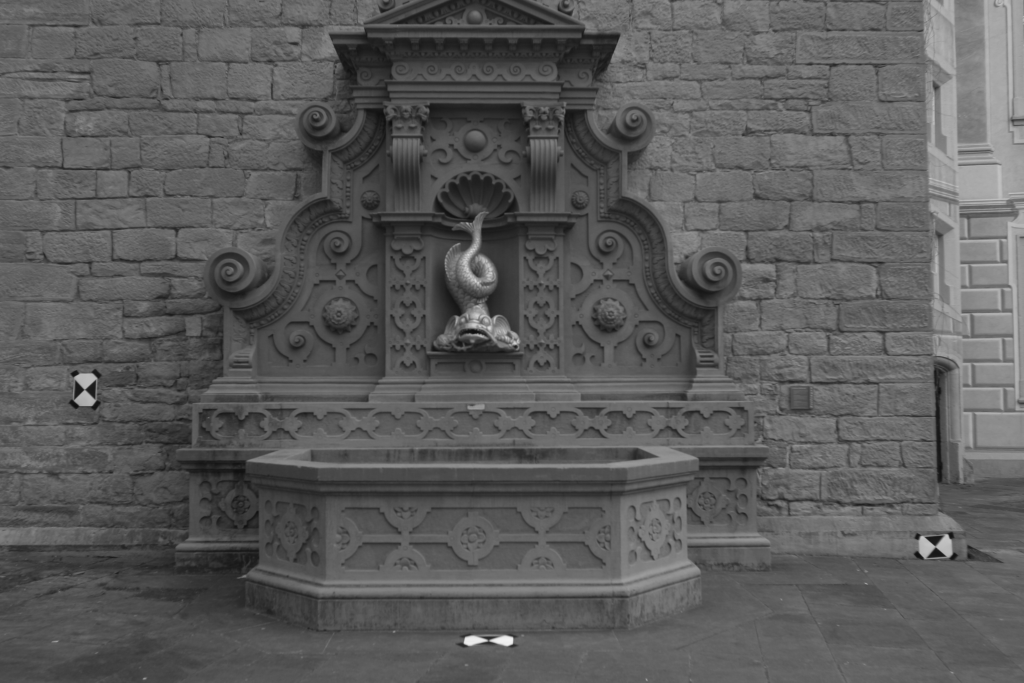
#> input picture data/test/left_loaded.png, 3072 x 2048 px, given in place of Left.png, which was not available (shown at 1/3 size)
$ python main.py
#> lines starting #> are read from the running program, lines starting #| are printed output that depends on the picture; pictures that were not available may be replaced by others from this repository, and a replacement may not be noted
### scripts/Scene3D/SceneClass.py
import cv2
import numpy as np
import os
import matplotlib.pyplot as plt
from mpl_toolkits.mplot3d import Axes3D


#%%
class SceneReconstruction3D:
    def __init__(self, K, d):
        self.K = K
        self.K_inv = np.linalg.inv(K)
        self.d = d

    def loadImgs(self, img1_path, img2_path, scale = 100):

        img1 = cv2.cvtColor(cv2.imread(img1_path), cv2.COLOR_BGR2GRAY)
        width = int(img1.shape[1] * scale / 100)
        height = int(img1.shape[0] * scale / 100)
        dim = (width, height)
        self.img1 = cv2.resize(img1, dim, interpolation=cv2.INTER_AREA)

        img2 = cv2.cvtColor(cv2.imread(img2_path), cv2.COLOR_BGR2GRAY)
        width = int(img2.shape[1] * scale / 100)
        height = int(img2.shape[0] * scale / 100)
        dim = (width, height)
        self.img2 = cv2.resize(img2, dim, interpolation=cv2.INTER_AREA)

        self.img1 = cv2.undistort(self.img1, self.K, self.d)
        self.img2 = cv2.undistort(self.img2, self.K, self.d)

        base = "/".join(img1_path.split("\\")[:-1])
        cv2.imwrite(os.path.join(base,"left_loaded.png"), self.img1)
        cv2.imwrite(os.path.join(base, "right_loaded.png"),self.img2)

    def rootSIFT(self):

        class RootSIFT:
            def __init__(self):
                self.extractor = cv2.xfeatures2d.SIFT_create()

            def compute(self, image, kps, eps=1e-7):
                (kps, descs) = self.extractor.compute(image, kps)
                if len(kps) == 0:
                    return ([], None)

                descs /= (descs.sum(axis=1, keepdims=True) + eps)
                descs = np.sqrt(descs)
                return (kps, descs)

        class InnerFeatures:
            def __init__(self, kps, des, pos):
                self.kps = kps
                self.des = des
                self.pos = pos

        def innerRootSIFT(img):
            sift = cv2.xfeatures2d.SIFT_create()
            (kps, descs) = sift.detectAndCompute(img, None)

            rs = RootSIFT()
            (kps, descs) = rs.compute(img, kps)
            pos = [np.array([x.pt[0], x.pt[1]]) for x in kps]

            return kps, descs, pos
        kps1, desc1, pos1 = innerRootSIFT(self.img1)
        kps2, desc2, pos2 = innerRootSIFT(self.img2)
        self.feature_1 = InnerFeatures(kps1, desc1, pos1)
        self.feature_2 = InnerFeatures(kps2, desc2, pos2)

    def matcher(self):
        FLANN_INDEX_KDTREE = 0
        index_params = dict(algorithm=FLANN_INDEX_KDTREE, trees=5)
        search_params = dict(checks=50)
        flann = cv2.FlannBasedMatcher(index_params, search_params)
        matches = flann.knnMatch(self.feature_1.des, self.feature_2.des, k=2)

        good = []
        pts1 = []
        pts2 = []

        for i, (m, n) in enumerate(matches):
            if m.distance < 0.8 * n.distance:
                good.append(m)
                pts2.append(self.feature_2.kps[m.trainIdx].pt)
                pts1.append(self.feature_1.kps[m.queryIdx].pt)

        self.match_pts1 = np.around(pts1)
        self.match_pts2 = np.around(pts2)

    def LPMatcher(self, pts1, pts2, correspondences):
        print(pts1.shape, pts2.shape, correspondences.shape)

    def fundamental_matrix(self):
        self.F, self.Fmask = cv2.findFundamentalMat(self.match_pts1,
                                                    self.match_pts2,
                                                    cv2.FM_RANSAC, 0.1, 0.99)

    def essential_matrix(self):
        self.E = self.K.T.dot(self.F).dot(self.K)

    def _find_camera_matrices_rt(self):
        U, S, Vt = np.linalg.svd(self.E)
        W = np.array([0.0, -1.0, 0.0, 1.0, 0.0, 0.0, 0.0, 0.0,
                      1.0]).reshape(3, 3)
        first_inliers = []
        second_inliers = []
        for i in range(len(self.Fmask)):
            if self.Fmask[i]:
                first_inliers.append(self.K_inv.dot([self.match_pts1[i][0],
                                                     self.match_pts1[i][1], 1.0]))
                second_inliers.append(self.K_inv.dot([self.match_pts2[i][0],
                                                      self.match_pts2[i][1], 1.0]))

        R = U.dot(W).dot(Vt)
        T = U[:, 2]
        if not self._in_front_of_both_cameras(first_inliers, second_inliers,
                                              R, T):
            T = - U[:, 2]

        if not self._in_front_of_both_cameras(first_inliers, second_inliers,
                                              R, T):
            R = U.dot(W.T).dot(Vt)
            T = U[:, 2]

            if not self._in_front_of_both_cameras(first_inliers,
                                                  second_inliers, R, T):
                T = - U[:, 2]

        self.match_inliers1 = first_inliers
        self.match_inliers2 = second_inliers
        self.Rt1 = np.hstack((np.eye(3), np.zeros((3, 1))))
        self.Rt2 = np.hstack((R, T.reshape(3, 1)))

    def _in_front_of_both_cameras(self, first_points, second_points, rot,
                                  trans):
        """Determines whether point correspondences are in front of both
           images"""
        rot_inv = rot
        for first, second in zip(first_points, second_points):
            first_z = np.dot(rot[0, :] - second[0]*rot[2, :],
                             trans) / np.dot(rot[0, :] - second[0]*rot[2, :],
                                             second)
            first_3d_point = np.array([first[0] * first_z,
                                       second[0] * first_z, first_z])
            second_3d_point = np.dot(rot.T, first_3d_point) - np.dot(rot.T,
                                                                     trans)

            if first_3d_point[2] < 0 or second_3d_point[2] < 0:
                return False

        return True
    def triangulation(self):

        scene.rootSIFT()
        scene.matcher()
        scene.fundamental_matrix()
        scene.essential_matrix()
        scene._find_camera_matrices_rt()

        first_inliers = np.array(self.match_inliers1).reshape(-1, 3)[:, :2]
        second_inliers = np.array(self.match_inliers2).reshape(-1, 3)[:, :2]


        self.pts4D = cv2.triangulatePoints(self.Rt1, self.Rt2, first_inliers.T, second_inliers.T).T
        self.pts3D = self.pts4D[:, :3] / np.repeat(self.pts4D[:, 3], 3).reshape(-1, 3)

        self.Ys = self.pts3D[:, 0]
        self.Zs = self.pts3D[:, 1]
        self.Xs = self.pts3D[:, 2]
        fig = plt.figure()
        ax = fig.add_subplot(111, projection='3d')
        ax.scatter(self.Xs, self.Ys, self.Zs, c='r', marker='o')
        ax.set_xlabel('Y')
        ax.set_ylabel('Z')
        ax.set_zlabel('X')
        plt.title('3D point cloud: Use pan axes button below to inspect')
        plt.show()


#%%

K = np.array([[2759.48 / 4, 0, 1520.69 / 4,
               0, 2764.16 / 4, 1006.81 / 4,
               0, 0, 1]]).reshape(3, 3)
d = np.array([0.0, 0.0, 0.0, 0.0, 0.0]).reshape(1, 5)


scene = SceneReconstruction3D(K,d)
BASE = os.getcwd()
img1_path = os.path.join(BASE, "data","test","Left.png")
img2_path = os.path.join(BASE, "data","test","Right.png")
scene.loadImgs(img1_path, img2_path, scale=100)
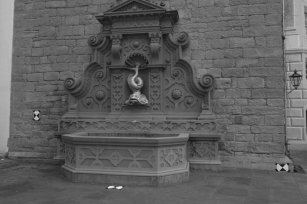
#> input picture data/test/right_loaded.png, 307 x 204 px, given in place of Right.png, which was not available
scene.triangulation()
#> in innerRootSIFT, `(kps, descs) = sift.detectAndCompute(img, None)`: kps = 4192 keypoints; strongest (x, y, size): (1517, 1922, 24.8), (1414, 1922, 24.2), (2804, 1620, 19.5), (2809, 1659, 17.8)
#> in innerRootSIFT, `pos = [np.array([x.pt[0], x.pt[1]]) for x in kps]`: pos = 4192 pairs, first value 7.45 to 3063.9, second value 3.29 to 2039.8
#> in rootSIFT, `kps1, desc1, pos1 = innerRootSIFT(self.img1)`: kps1 has the same summary as kps in innerRootSIFT; pos1 has the same summary as pos in innerRootSIFT
#> in innerRootSIFT (call 2), `(kps, descs) = sift.detectAndCompute(img, None)`: kps = 261 keypoints; strongest (x, y, size): (119, 187, 2.4), (36, 118, 2.4), (36, 112, 2.5), (286, 167, 3.2)
#> in rootSIFT, `kps2, desc2, pos2 = innerRootSIFT(self.img2)`: kps2 has the same summary as kps in innerRootSIFT; pos2 = 261 pairs, first value 6.22 to 304, second value 3.48 to 187.4
#> in __init__, `self.kps = kps`: self.kps = 4192 keypoints; strongest (x, y, size): (1517, 1922, 24.8), (1414, 1922, 24.2), (2804, 1620, 19.5), (2809, 1659, 17.8)
#> in __init__, `self.pos = pos`: self.pos has the same summary as pos in innerRootSIFT
#> in __init__ (call 2), `self.kps = kps`: self.kps has the same summary as kps in innerRootSIFT
#> in matcher, `matches = flann.knnMatch(self.feature_1.des, self.feature_2.des, k=2)`: matches = 4192 matches
#> after the loop in matcher, `for i, (m, n) in enumerate(matches):`: good = 175 matches; pts1 = 175 pairs, first value 95.25 to 3018.4, second value 77.48 to 1922; pts2 = 175 pairs, first value 22.6 to 295.6, second value 3.48 to 187.4
#> in matcher, `self.match_pts1 = np.around(pts1)`: self.match_pts1 = 175 pairs, first value 95 to 3018, second value 77 to 1922
#> in matcher, `self.match_pts2 = np.around(pts2)`: self.match_pts2 = 175 pairs, first value 23 to 296, second value 3 to 187
#> in fundamental_matrix, `self.F, self.Fmask = cv2.findFundamentalMat(self.match_pts1, self.matc..`: self.F = [[1.3e-07, -2.2e-05, 0.052], [2.19e-05, 3.06e-06, -0.141], [-0.00525, 0.013, 1]]; self.Fmask = 175 values, max 1 at index 6, min 0 at index 0, mean 0.08
#> in essential_matrix, `self.E = self.K.T.dot(self.F).dot(self.K)`: self.E = [[0.0617, -10.5, 32.07], [10.42, 1.46, -91.04], [0.207, 3.71, -13.22]]
#> in _find_camera_matrices_rt, `U, S, Vt = np.linalg.svd(self.E)`: U = [[0.331, 0.884, 0.33], [-0.934, 0.357, -0.0207], [-0.136, -0.301, 0.944]]; S = [98.05, 10.55, 4.4e-15]; Vt = [[-0.0993, -0.0545, 0.994], [0.352, -0.936, -0.0161], [-0.931, -0.348, -0.112]]
#> after the loop in _find_camera_matrices_rt, `for i in range(len(self.Fmask)):`: first_inliers = [[-0.209, 1.33, 1], [-0.209, 1.33, 1], [0.787, 0.542, 1], [0.861, 0.511, 1], [1.14, 1.62, 1], [1.14, 1.62, 1], [1.29, -0.178, 1], [1.41, 0.938, 1], [1.52, 0.626, 1], [1.52, 0.226, 1], [1.52, 0.226, 1], [1.62, 0.67, 1], [2.86, 1.32, 1], [3.82, 1.11, 1]]; second_inliers = 14 items, first 6: [-0.142, -0.12, 1], [-0.142, -0.12, 1], [-0.421, -0.27, 1], [-0.413, -0.273, 1], [-0.395, -0.169, 1], [-0.395, -0.169, 1]
#> in _find_camera_matrices_rt, `R = U.dot(W).dot(Vt)`: R = [[-0.511, 0.146, 0.847], [0.312, -0.886, 0.342], [-0.8, -0.439, -0.408]]
#> in _find_camera_matrices_rt, `T = U[:, 2]`: T = [0.33, -0.0207, 0.944]
#> in _in_front_of_both_cameras, `rot_inv = rot`: rot_inv has the same summary as R in _find_camera_matrices_rt
#> the loop in _in_front_of_both_cameras, `for first, second in zip(first_points, second_points):` made 1 pass
#> (first, second, first_z, first_3d_point, second_3d_point) on pass 1: ([-0.209, 1.33, 1], [-0.142, -0.12, 1], 0.618, [-0.129, -0.0879, 0.618], [0.475, 0.135, -0.279])
#> in _find_camera_matrices_rt, `T = - U[:, 2]`: T = [-0.33, 0.0207, -0.944]
#> the loop in _in_front_of_both_cameras, `for first, second in zip(first_points, second_points):` made 1 pass
#> (first, second, first_z, first_3d_point, second_3d_point) on pass 1: ([-0.209, 1.33, 1], [-0.142, -0.12, 1], -0.618, [0.129, 0.0879, -0.618], [-0.475, -0.135, 0.279])
#> in _find_camera_matrices_rt, `R = U.dot(W.T).dot(Vt)`: R = [[-0.103, -0.376, -0.921], [-0.274, 0.901, -0.337], [-0.956, -0.217, 0.196]]
#> in _find_camera_matrices_rt, `T = U[:, 2]`: T = [0.33, -0.0207, 0.944]
#> the loop in _in_front_of_both_cameras, `for first, second in zip(first_points, second_points):` made 3 passes
#> (first, second, first_z, first_3d_point, second_3d_point) on passes 1 to 3: ([-0.209, 1.33, 1], [-0.142, -0.12, 1], 1.13, [-0.236, -0.16, 1.13], [-0.0789, 0.0472, 0.604]), ([-0.209, 1.33, 1], [-0.142, -0.12, 1], 1.13, [-0.236, -0.16, 1.13], [-0.0789, 0.0472, 0.604]), ([0.787, 0.542, 1], [-0.421, -0.27, 1], 1.9, [1.49, -0.799, 1.9], [-0.82, -1.35, -0.622])
#> in _find_camera_matrices_rt, `T = - U[:, 2]`: T = [-0.33, 0.0207, -0.944]
#> in _find_camera_matrices_rt, `self.match_inliers1 = first_inliers`: self.match_inliers1 has the same summary as first_inliers
#> in _find_camera_matrices_rt, `self.match_inliers2 = second_inliers`: self.match_inliers2 has the same summary as second_inliers
#> in _find_camera_matrices_rt, `self.Rt2 = np.hstack((R, T.reshape(3, 1)))`: self.Rt2 = [[-0.103, -0.376, -0.921, -0.33], [-0.274, 0.901, -0.337, 0.0207], [-0.956, -0.217, 0.196, -0.944]]
#> in triangulation, `first_inliers = np.array(self.match_inliers1).reshape(-1, 3)[:, :2]`: first_inliers = 14 rows, first 8: [-0.209, 1.33], [-0.209, 1.33], [0.787, 0.542], [0.861, 0.511], [1.14, 1.62], [1.14, 1.62], [1.29, -0.178], [1.41, 0.938]
#> in triangulation, `second_inliers = np.array(self.match_inliers2).reshape(-1, 3)[:, :2]`: second_inliers = 14 rows, first 8: [-0.142, -0.12], [-0.142, -0.12], [-0.421, -0.27], [-0.413, -0.273], [-0.395, -0.169], [-0.395, -0.169], [-0.377, -0.34], [-0.363, -0.234]
#> in triangulation, `self.pts4D = cv2.triangulatePoints(self.Rt1, self.Rt2, first_inliers.T..`: self.pts4D = 14 rows, first 6: [-0.0472, -0.232, -0.257, 0.937], [-0.0472, -0.232, -0.257, 0.937], [-0.346, -0.183, -0.414, 0.822], [-0.362, -0.175, -0.403, 0.822], [-0.388, -0.324, -0.265, 0.821], [-0.388, -0.324, -0.265, 0.821]
#> in triangulation, `self.pts3D = self.pts4D[:, :3] / np.repeat(self.pts4D[:, 3], 3).reshap..`: self.pts3D = 14 rows, first 8: [-0.0504, -0.247, -0.274], [-0.0504, -0.247, -0.274], [-0.421, -0.222, -0.503], [-0.44, -0.212, -0.491], [-0.472, -0.395, -0.322], [-0.472, -0.395, -0.322], [-0.526, -0.0382, -0.419], [-0.544, -0.284, -0.364]
#> in triangulation, `self.Ys = self.pts3D[:, 0]`: self.Ys = [-0.0504, -0.0504, -0.421, -0.44, -0.472, -0.472, -0.526, -0.544, -0.568, -0.569, -0.569, -0.581, -0.683, -0.82]
#> in triangulation, `self.Zs = self.pts3D[:, 1]`: self.Zs = [-0.247, -0.247, -0.222, -0.212, -0.395, -0.395, -0.0382, -0.284, -0.222, -0.138, -0.138, -0.228, -0.287, -0.267]
#> in triangulation, `self.Xs = self.pts3D[:, 2]`: self.Xs = [-0.274, -0.274, -0.503, -0.491, -0.322, -0.322, -0.419, -0.364, -0.371, -0.383, -0.383, -0.357, -0.235, -0.217]
#> in triangulation, `plt.show()`:
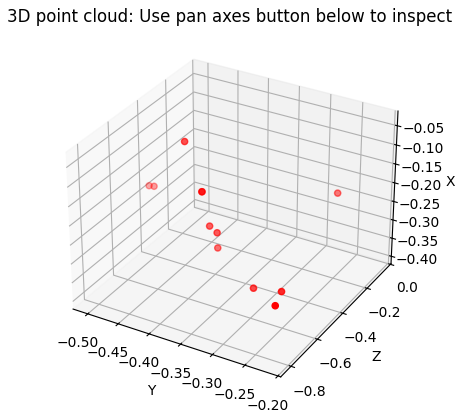
#> figure drawn by matplotlib, 1 panel
print(scene.match_pts1)
#> (printed output is left out)

### main.py
#%%
import cv2
import numpy as np
import scripts.Scene3D.SceneClass
global base_path
base_path = "data\\test\\"


img1_path = "data/test/001_L.png"
img2_path = "data/test/001_R.png"


class RootSIFT:
    def __init__(self):
        self.extractor = cv2.xfeatures2d.SIFT_create()

    def compute(self, image, kps, eps=1e-7):
        (kps, descs) = self.extractor.compute(image, kps)
        if len(kps) == 0:
            return ([], None)

        descs /= (descs.sum(axis=1, keepdims=True) + eps)
        descs = np.sqrt(descs)
        return (kps, descs)

#%%


def rootSIFT(img_path, resize = False, n_kp = 100):
    image = cv2.imread(img_path)
    gray = cv2.cvtColor(image, cv2.COLOR_BGR2GRAY)
    if resize:
        scale_percent = 10    # percent of original size
        width = int(image.shape[1] * scale_percent / 100)
        height = int(image.shape[0] * scale_percent / 100)
        dim = (width, height)
        gray = cv2.resize(gray, dim, interpolation = cv2.INTER_AREA)
    if n_kp == 0:
        sift = cv2.xfeatures2d.SIFT_create()
    else:
        sift = cv2.xfeatures2d.SIFT_create(n_kp)

    (kps, descs) = sift.detectAndCompute(gray, None)
    rs = RootSIFT()
    (kps, descs) = rs.compute(gray, kps)
    img = cv2.drawKeypoints(gray, kps, None,flags=cv2.DRAW_MATCHES_FLAGS_DRAW_RICH_KEYPOINTS)
    cv2.imwrite(base_path+'test_kp_'+img_path.split("_")[1], img)

    pos = [np.array([x.pt[0], x.pt[1]]) for x in kps]

    return np.array(pos)

res = rootSIFT(img1_path, n_kp=0)
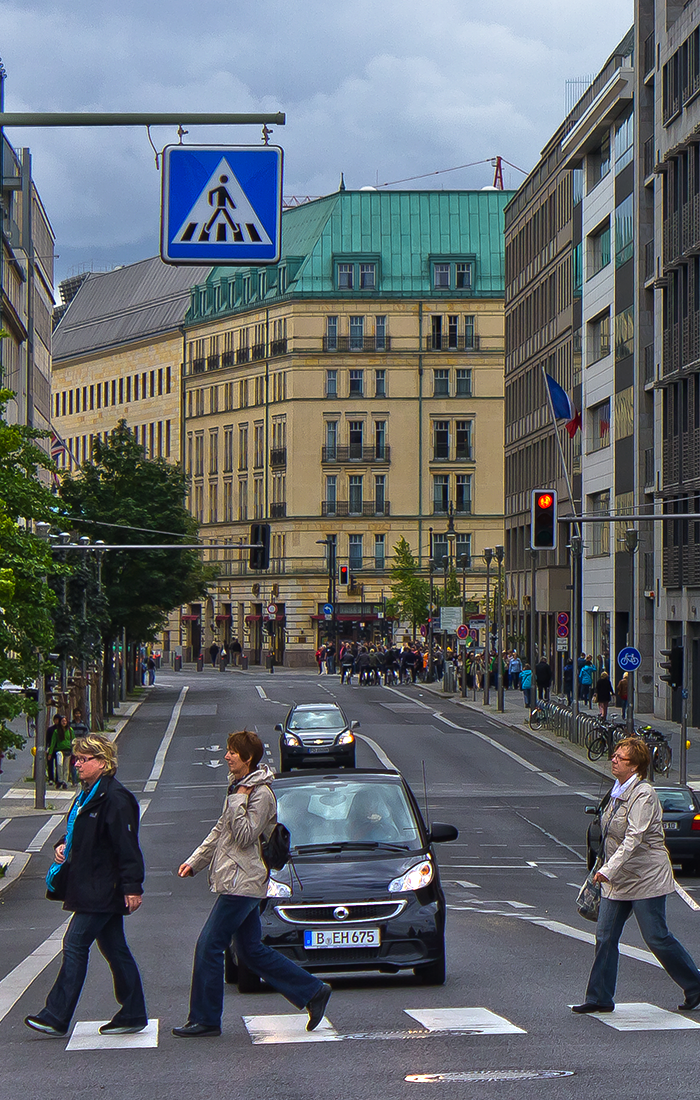
#> input picture data/test/001_L.png, 700 x 1100 px
#> in rootSIFT, image is the input picture: shape (1100, 700, 3); mean B, G, R 108.2, 104.1, 99.1
#> in rootSIFT, `(kps, descs) = sift.detectAndCompute(gray, None)`: kps = 4251 keypoints; strongest (x, y, size): (379, 673, 1.9), (655, 748, 2), (428, 855, 2.4), (402, 650, 1.9)
#> in rootSIFT, `img = cv2.drawKeypoints(gray, kps, None,flags=cv2.DRAW_MATCHES_FLAGS_D..`:
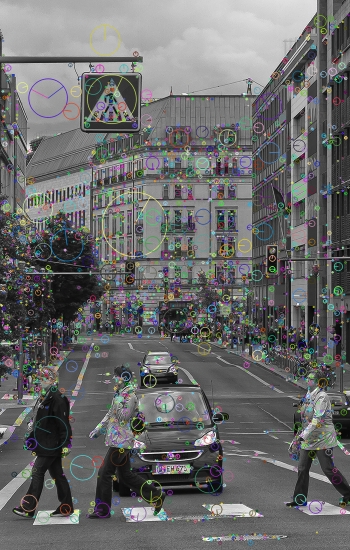
#> img: shape (1100, 700, 3) (shown at 1/2 size); mean of channels 0, 1, 2 106.5, 106.7, 106.1; drawn as B, G, R
#> in rootSIFT, `pos = [np.array([x.pt[0], x.pt[1]]) for x in kps]`: pos = 4251 pairs, first value 2.48 to 696.4, second value 30.22 to 1085.4
#> res has the same summary as pos in rootSIFT
res = rootSIFT(img2_path, n_kp=0)
#> call 2 of rootSIFT, with img_path = 'data/test/001_R.png', resize = False, n_kp = 0
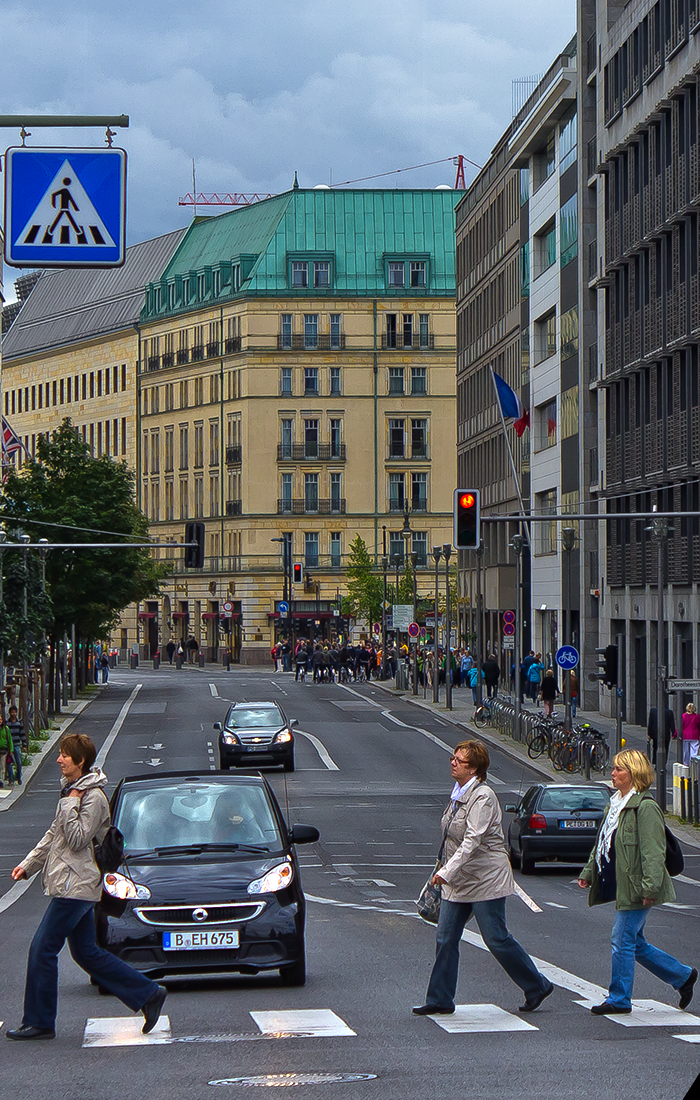
#> input picture data/test/001_R.png, 700 x 1100 px
#> in rootSIFT, image is the input picture: shape (1100, 700, 3); mean B, G, R 108.3, 102, 94.7
#> in rootSIFT (call 2), `gray = cv2.cvtColor(image, cv2.COLOR_BGR2GRAY)`:
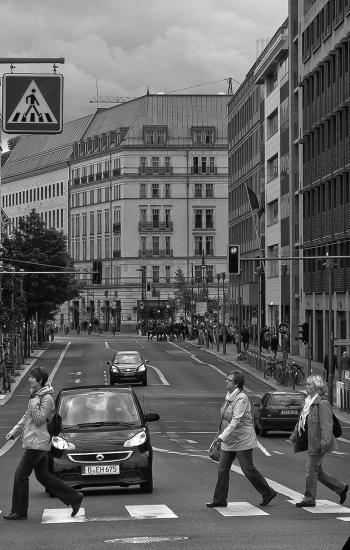
#> gray: shape (1100, 700) (shown at 1/2 size); min 0, max 255, mean 100.5
#> in rootSIFT (call 2), `(kps, descs) = sift.detectAndCompute(gray, None)`: kps = 4413 keypoints; strongest (x, y, size): (333, 671, 1.9), (288, 856, 2.3), (395, 645, 1.8), (205, 913, 2.9)
#> in rootSIFT (call 2), `img = cv2.drawKeypoints(gray, kps, None,flags=cv2.DRAW_MATCHES_FLAGS_D..`:
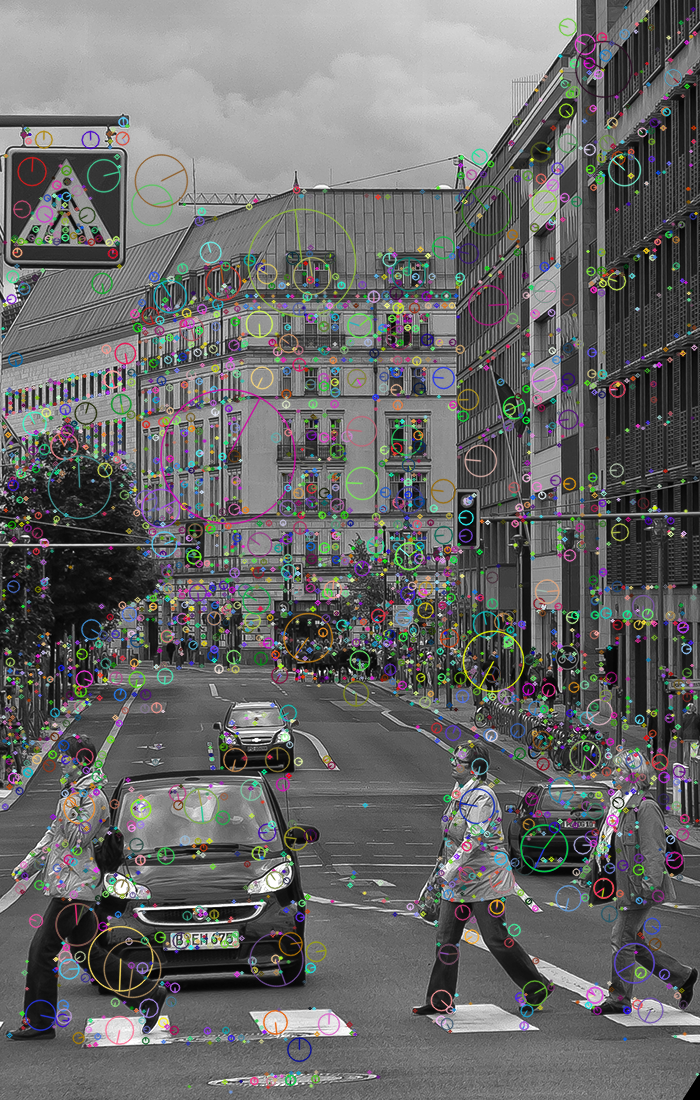
#> img: shape (1100, 700, 3); mean of channels 0, 1, 2 103.9, 104.2, 104.3; drawn as B, G, R
#> in rootSIFT (call 2), `pos = [np.array([x.pt[0], x.pt[1]]) for x in kps]`: pos = 4413 pairs, first value 2.38 to 697, second value 6.82 to 1091.5
#> res has the same summary as pos in rootSIFT
res.shape
